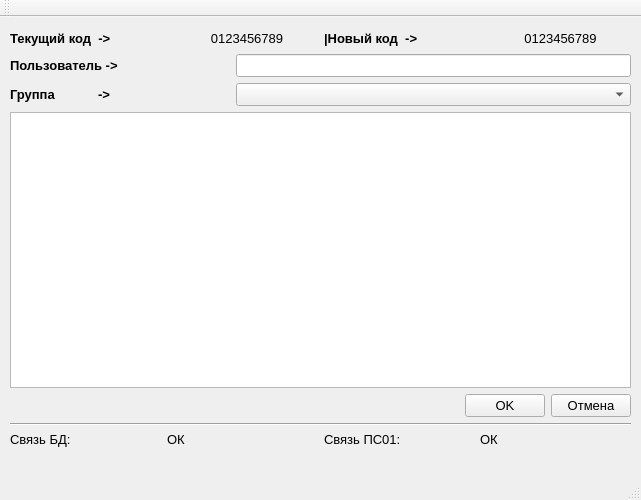
<?xml version="1.0" encoding="UTF-8"?>
<ui version="4.0">
 <class>MainWindow</class>
 <widget class="QMainWindow" name="MainWindow">
  <property name="geometry">
   <rect>
    <x>0</x>
    <y>0</y>
    <width>641</width>
    <height>500</height>
   </rect>
  </property>
  <property name="sizePolicy">
   <sizepolicy hsizetype="Fixed" vsizetype="Fixed">
    <horstretch>0</horstretch>
    <verstretch>0</verstretch>
   </sizepolicy>
  </property>
  <property name="minimumSize">
   <size>
    <width>641</width>
    <height>500</height>
   </size>
  </property>
  <property name="maximumSize">
   <size>
    <width>641</width>
    <height>500</height>
   </size>
  </property>
  <property name="font">
   <font>
    <family>Arial</family>
    <pointsize>10</pointsize>
   </font>
  </property>
  <property name="windowTitle">
   <string>Редактор пользователей</string>
  </property>
  <property name="toolButtonStyle">
   <enum>Qt::ToolButtonFollowStyle</enum>
  </property>
  <widget class="QWidget" name="centralWidget">
   <property name="autoFillBackground">
    <bool>true</bool>
   </property>
   <widget class="QWidget" name="gridLayoutWidget">
    <property name="geometry">
     <rect>
      <x>0</x>
      <y>0</y>
      <width>641</width>
      <height>441</height>
     </rect>
    </property>
    <layout class="QGridLayout" name="gridLayout">
     <property name="sizeConstraint">
      <enum>QLayout::SetMaximumSize</enum>
     </property>
     <property name="leftMargin">
      <number>10</number>
     </property>
     <property name="rightMargin">
      <number>10</number>
     </property>
     <item row="6" column="0">
      <layout class="QHBoxLayout" name="ltBtn">
       <property name="leftMargin">
        <number>5</number>
       </property>
       <item>
        <spacer name="horizontalSpacer">
         <property name="orientation">
          <enum>Qt::Horizontal</enum>
         </property>
         <property name="sizeHint" stdset="0">
          <size>
           <width>40</width>
           <height>20</height>
          </size>
         </property>
        </spacer>
       </item>
       <item>
        <widget class="QPushButton" name="btnOK">
         <property name="contextMenuPolicy">
          <enum>Qt::NoContextMenu</enum>
         </property>
         <property name="text">
          <string>OK</string>
         </property>
        </widget>
       </item>
       <item>
        <widget class="QPushButton" name="btnCancel">
         <property name="text">
          <string>Отмена</string>
         </property>
        </widget>
       </item>
      </layout>
     </item>
     <item row="5" column="0">
      <widget class="QListView" name="lstCards">
       <property name="font">
        <font>
         <family>Arial</family>
         <pointsize>10</pointsize>
         <weight>75</weight>
         <bold>true</bold>
        </font>
       </property>
      </widget>
     </item>
     <item row="0" column="0">
      <layout class="QHBoxLayout" name="ltCard">
       <property name="leftMargin">
        <number>0</number>
       </property>
       <item>
        <widget class="QLabel" name="lblCardStat">
         <property name="minimumSize">
          <size>
           <width>120</width>
           <height>0</height>
          </size>
         </property>
         <property name="maximumSize">
          <size>
           <width>120</width>
           <height>40</height>
          </size>
         </property>
         <property name="font">
          <font>
           <family>Arial</family>
           <pointsize>10</pointsize>
           <weight>75</weight>
           <bold>true</bold>
          </font>
         </property>
         <property name="text">
          <string>Текущий код  -&gt;</string>
         </property>
        </widget>
       </item>
       <item>
        <spacer name="horizontalSpacer_5">
         <property name="orientation">
          <enum>Qt::Horizontal</enum>
         </property>
         <property name="sizeType">
          <enum>QSizePolicy::Fixed</enum>
         </property>
         <property name="sizeHint" stdset="0">
          <size>
           <width>40</width>
           <height>20</height>
          </size>
         </property>
        </spacer>
       </item>
       <item>
        <widget class="QLabel" name="lblCardAct">
         <property name="font">
          <font>
           <pointsize>10</pointsize>
          </font>
         </property>
         <property name="text">
          <string>0123456789</string>
         </property>
         <property name="alignment">
          <set>Qt::AlignCenter</set>
         </property>
        </widget>
       </item>
       <item>
        <widget class="QLabel" name="lblCardStat_2">
         <property name="minimumSize">
          <size>
           <width>120</width>
           <height>0</height>
          </size>
         </property>
         <property name="maximumSize">
          <size>
           <width>120</width>
           <height>40</height>
          </size>
         </property>
         <property name="font">
          <font>
           <family>Arial</family>
           <pointsize>10</pointsize>
           <weight>75</weight>
           <bold>true</bold>
          </font>
         </property>
         <property name="text">
          <string>|Новый код  -&gt;</string>
         </property>
        </widget>
       </item>
       <item>
        <spacer name="horizontalSpacer_4">
         <property name="orientation">
          <enum>Qt::Horizontal</enum>
         </property>
         <property name="sizeType">
          <enum>QSizePolicy::Fixed</enum>
         </property>
         <property name="sizeHint" stdset="0">
          <size>
           <width>40</width>
           <height>20</height>
          </size>
         </property>
        </spacer>
       </item>
       <item>
        <widget class="QLabel" name="lblCardNew">
         <property name="font">
          <font>
           <pointsize>10</pointsize>
          </font>
         </property>
         <property name="text">
          <string>0123456789</string>
         </property>
         <property name="alignment">
          <set>Qt::AlignCenter</set>
         </property>
        </widget>
       </item>
      </layout>
     </item>
     <item row="2" column="0">
      <layout class="QHBoxLayout" name="ltGroup">
       <property name="leftMargin">
        <number>0</number>
       </property>
       <property name="topMargin">
        <number>0</number>
       </property>
       <property name="rightMargin">
        <number>0</number>
       </property>
       <item>
        <widget class="QLabel" name="lblGroup">
         <property name="sizePolicy">
          <sizepolicy hsizetype="Preferred" vsizetype="Preferred">
           <horstretch>120</horstretch>
           <verstretch>0</verstretch>
          </sizepolicy>
         </property>
         <property name="maximumSize">
          <size>
           <width>120</width>
           <height>40</height>
          </size>
         </property>
         <property name="font">
          <font>
           <family>Arial</family>
           <pointsize>10</pointsize>
           <weight>75</weight>
           <bold>true</bold>
          </font>
         </property>
         <property name="text">
          <string>Группа            -&gt;</string>
         </property>
        </widget>
       </item>
       <item>
        <spacer name="horizontalSpacer_3">
         <property name="orientation">
          <enum>Qt::Horizontal</enum>
         </property>
         <property name="sizeType">
          <enum>QSizePolicy::Fixed</enum>
         </property>
         <property name="sizeHint" stdset="0">
          <size>
           <width>100</width>
           <height>20</height>
          </size>
         </property>
        </spacer>
       </item>
       <item>
        <widget class="QComboBox" name="boxGroup">
         <property name="font">
          <font>
           <family>Tahoma</family>
           <pointsize>10</pointsize>
          </font>
         </property>
        </widget>
       </item>
      </layout>
     </item>
     <item row="1" column="0">
      <layout class="QHBoxLayout" name="ltUser">
       <property name="leftMargin">
        <number>0</number>
       </property>
       <item>
        <widget class="QLabel" name="lblUser">
         <property name="enabled">
          <bool>true</bool>
         </property>
         <property name="sizePolicy">
          <sizepolicy hsizetype="Preferred" vsizetype="Preferred">
           <horstretch>120</horstretch>
           <verstretch>0</verstretch>
          </sizepolicy>
         </property>
         <property name="maximumSize">
          <size>
           <width>120</width>
           <height>40</height>
          </size>
         </property>
         <property name="font">
          <font>
           <family>Arial</family>
           <pointsize>10</pointsize>
           <weight>75</weight>
           <bold>true</bold>
          </font>
         </property>
         <property name="text">
          <string>Пользователь -&gt;</string>
         </property>
        </widget>
       </item>
       <item>
        <spacer name="horizontalSpacer_2">
         <property name="orientation">
          <enum>Qt::Horizontal</enum>
         </property>
         <property name="sizeType">
          <enum>QSizePolicy::Fixed</enum>
         </property>
         <property name="sizeHint" stdset="0">
          <size>
           <width>100</width>
           <height>20</height>
          </size>
         </property>
        </spacer>
       </item>
       <item>
        <widget class="QLineEdit" name="edtUser">
         <property name="font">
          <font>
           <family>Tahoma</family>
           <pointsize>10</pointsize>
          </font>
         </property>
         <property name="alignment">
          <set>Qt::AlignLeading|Qt::AlignLeft|Qt::AlignVCenter</set>
         </property>
        </widget>
       </item>
      </layout>
     </item>
     <item row="11" column="0">
      <layout class="QHBoxLayout" name="ltStat">
       <item>
        <widget class="QLabel" name="lblStatDBStat">
         <property name="font">
          <font>
           <family>Tahoma</family>
           <pointsize>10</pointsize>
          </font>
         </property>
         <property name="text">
          <string>Связь БД:</string>
         </property>
        </widget>
       </item>
       <item>
        <widget class="QLabel" name="lblStatDBDin">
         <property name="font">
          <font>
           <family>Tahoma</family>
           <pointsize>10</pointsize>
          </font>
         </property>
         <property name="text">
          <string>ОК</string>
         </property>
        </widget>
       </item>
       <item>
        <widget class="QLabel" name="lblStatPSStat">
         <property name="font">
          <font>
           <family>Tahoma</family>
           <pointsize>10</pointsize>
          </font>
         </property>
         <property name="text">
          <string>Связь ПС01:</string>
         </property>
        </widget>
       </item>
       <item>
        <widget class="QLabel" name="lblStatPSDin">
         <property name="font">
          <font>
           <family>Tahoma</family>
           <pointsize>10</pointsize>
          </font>
         </property>
         <property name="text">
          <string>ОК</string>
         </property>
        </widget>
       </item>
      </layout>
     </item>
     <item row="7" column="0">
      <widget class="Line" name="line_2">
       <property name="orientation">
        <enum>Qt::Horizontal</enum>
       </property>
      </widget>
     </item>
    </layout>
   </widget>
  </widget>
  <widget class="QMenuBar" name="menuBar">
   <property name="geometry">
    <rect>
     <x>0</x>
     <y>0</y>
     <width>641</width>
     <height>20</height>
    </rect>
   </property>
  </widget>
  <widget class="QToolBar" name="mainToolBar">
   <attribute name="toolBarArea">
    <enum>TopToolBarArea</enum>
   </attribute>
   <attribute name="toolBarBreak">
    <bool>false</bool>
   </attribute>
  </widget>
  <widget class="QStatusBar" name="statusBar"/>
 </widget>
 <layoutdefault spacing="6" margin="11"/>
 <resources/>
 <connections/>
</ui>
